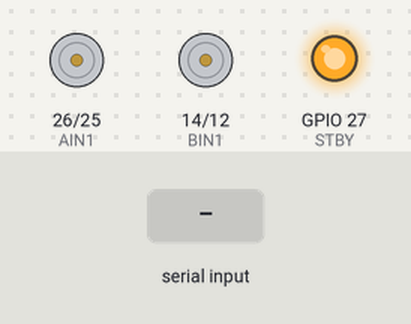
This sketch was run on a simulated ESP32. Shown: motor-driver pin pairs drawn as motors (green arrow = first pin HIGH = forward, orange = second pin HIGH = backward, longer = more drive, scaled by the enable pin, stopped while the standby pin is LOW), output pins drawn as LEDs (lit = HIGH). The test bench sets the inputs (shaded band).

Above: at 1.2 s.
1.3 s: "a" received over Serial
At 2.3 s:
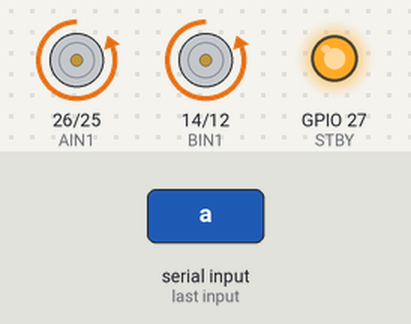
2.8 s: "b" received over Serial
At 3.5 s:
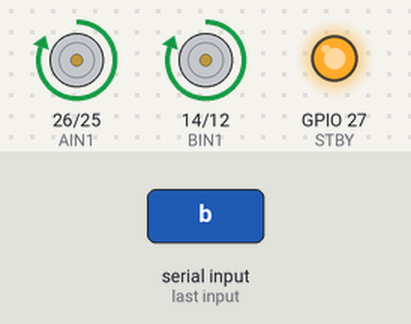
4.3 s: "d" received over Serial
At 4.6 s:
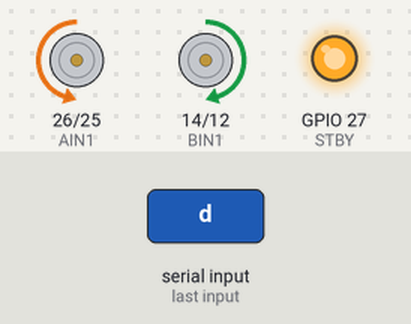
5.8 s: "e" received over Serial
At 6.9 s:
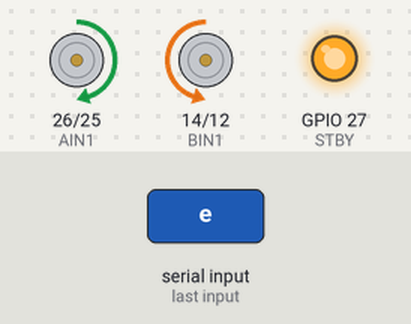
7.3 s: "a" received over Serial
At 8.1 s:
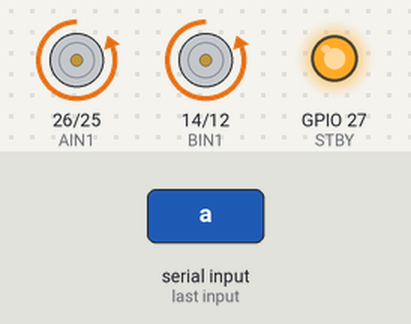
8.8 s: "b" received over Serial
At 9.2 s:
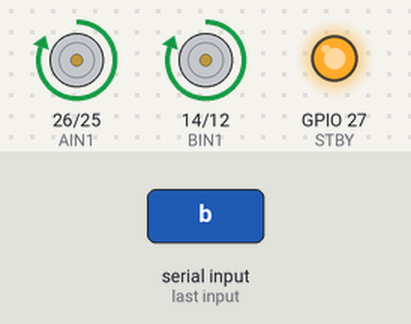
Timing chart, 0 to 11.3 s (numbered marks = the images above; inputs shaded):
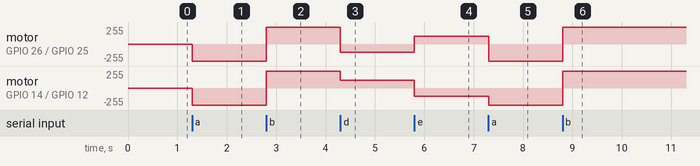

Measured:
- after the input at 1.3 s, motor on GPIO 26 (AIN1) / GPIO 25 (AIN2), motor on GPIO 14 (BIN1) / GPIO 12 (BIN2): stopped → backward 255/255 at once
- after the input at 2.8 s, motor on GPIO 26 (AIN1) / GPIO 25 (AIN2), motor on GPIO 14 (BIN1) / GPIO 12 (BIN2): backward 255/255 → forward 255/255 at once
- after the input at 4.3 s, motor on GPIO 26 (AIN1) / GPIO 25 (AIN2): forward 255/255 → backward 120/255 at once; motor on GPIO 14 (BIN1) / GPIO 12 (BIN2): forward 255/255 → forward 120/255 at once
- after the input at 5.8 s, motor on GPIO 26 (AIN1) / GPIO 25 (AIN2): backward 120/255 → forward 120/255 at once; motor on GPIO 14 (BIN1) / GPIO 12 (BIN2): forward 120/255 → backward 120/255 at once
- after the input at 7.3 s, motor on GPIO 26 (AIN1) / GPIO 25 (AIN2): forward 120/255 → backward 255/255 at once; motor on GPIO 14 (BIN1) / GPIO 12 (BIN2): backward 120/255 → backward 255/255 at once
- after the input at 8.8 s, motor on GPIO 26 (AIN1) / GPIO 25 (AIN2), motor on GPIO 14 (BIN1) / GPIO 12 (BIN2): backward 255/255 → forward 255/255 at once

The sketch:

testeMotores.ino
```cpp
int PWMA = 33;
int AIN2 = 25;
int AIN1 = 26;
int STBY = 27;
int BIN1 = 14;
int BIN2 = 12;
int PWMB = 13;

int MTA = 0;
int MTB = 0;

//COM ROBO MIRADO PARA FRENTE
//COMANDO A -> RODA DA DIREITA (AIN1, AIN2)
    //roda indo pra frente -> AIN1 = LOW, AIN2 = HIGH
    //roda indo pra tras -> AIN1 = HIGH, AIN2 = LOW
    //roda freiando -> AIN1 = HIGH, AIN2 = HIGH
    //roda ponto morto -> AIN1 = LOW, AIN2 = LOW
//COMANDO B -> RODA DA ESQUERDA (BIN1, BIN2)
    //roda indo pra frente -> BIN1 = LOW, BIN2 = HIGH
    //roda indo pra tras -> BIN1 = HIGH, BIN2 = LOW
    //roda freiando -> BIN1 = HIGH, BIN2 = HIGH
    //roda ponto morto -> BIN1 = LOW, BIN2 = LOW

void setup(){
    pinMode(PWMA, OUTPUT);
    pinMode(AIN2, OUTPUT);
    pinMode(AIN1, OUTPUT);
    pinMode(STBY, OUTPUT);
    pinMode(BIN1, OUTPUT);
    pinMode(BIN2, OUTPUT);
    pinMode(PWMB, OUTPUT);

    digitalWrite(STBY, HIGH);
    Serial.begin(9600);
}

void loop(){
    if(Serial.available() > 0){
        int leitura = Serial.read();
        executaMovimento(leitura);
    }
}

void executaMovimento(int dado) {
    if(dado == 'a'){
        //roda da direita indo pra frente
        digitalWrite(AIN1, LOW);
        digitalWrite(AIN2, HIGH);
        //roda da esquerda indo pra frente
        digitalWrite(BIN1, LOW);
        digitalWrite(BIN2, HIGH);
        MTA = 255;
        MTB = 255;
        analogWrite(PWMA, MTA);
        analogWrite(PWMB, MTB);
    }else if(dado == 'b'){
        //roda da direita indo pra tras
        digitalWrite(AIN1, HIGH);
        digitalWrite(AIN2, LOW);
        //roda da esquerda indo pra tras
        digitalWrite(BIN1, HIGH);
        digitalWrite(BIN2, LOW);
        MTA = 255;
        MTB = 255;
        analogWrite(PWMA, MTA);
        analogWrite(PWMB, MTB);
    }else if(dado == 'c'){
        //roda da direita parada
        digitalWrite(AIN1, LOW);
        digitalWrite(AIN2, LOW);
        //roda da esquerda parada
        digitalWrite(BIN1, LOW);
        digitalWrite(BIN2, LOW);
        MTA = 0;
        MTB = 0;
        analogWrite(PWMA, MTA);
        analogWrite(PWMB, MTB);
    }else if(dado == 'd'){
        //roda da direita indo pra frente
        digitalWrite(AIN1, LOW);
        digitalWrite(AIN2, HIGH);
        //roda da esquerda indo pra tras
        digitalWrite(BIN1, HIGH);
        digitalWrite(BIN2, LOW);
        MTA = 120;
        MTB = 120;
        analogWrite(PWMA, MTA);
        analogWrite(PWMB, MTB);
    }else if(dado == 'e'){
        //roda da direita indo pra tras
        digitalWrite(AIN1, HIGH);
        digitalWrite(AIN2, LOW);
        //roda da esquerda indo pra frente
        digitalWrite(BIN1, LOW);
        digitalWrite(BIN2, HIGH);
        MTA = 120;
        MTB = 120;
        analogWrite(PWMA, MTA);
        analogWrite(PWMB, MTB);
    }
}
```
